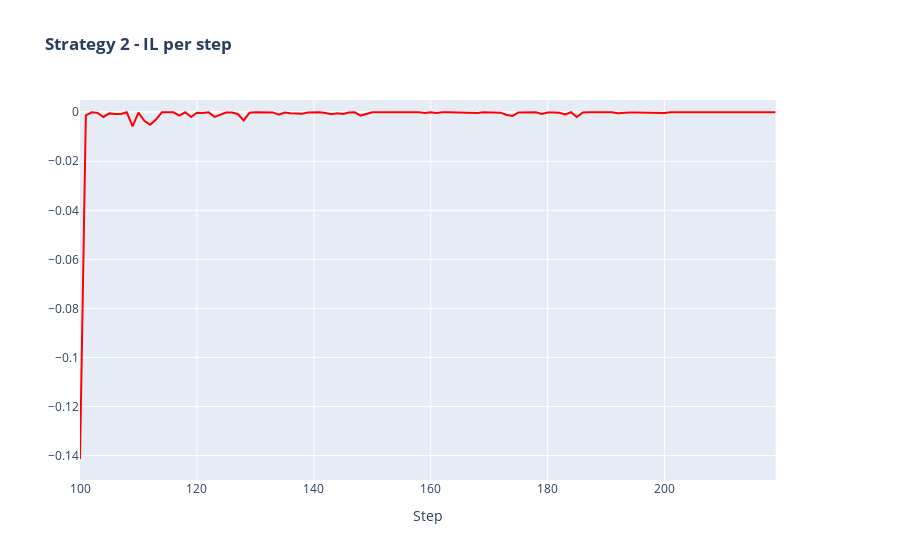

Source (notebook cell):
### Code cell
#Strategy 2 - IL per Steps

fig = make_subplots(subplot_titles=('' ), specs=[[{"secondary_y": True}]])

fig.add_trace(go.Scatter(x=st2, y=arr_IL2, line=dict(color='red'), name='IL2'), secondary_y=False)

fig.update_layout(title_text='<b>Strategy 2 - IL per step</b>')
fig.update_xaxes(title_text='Step')
fig.update_layout(yaxis_range=[-0.15,0.005])

fig.show()
